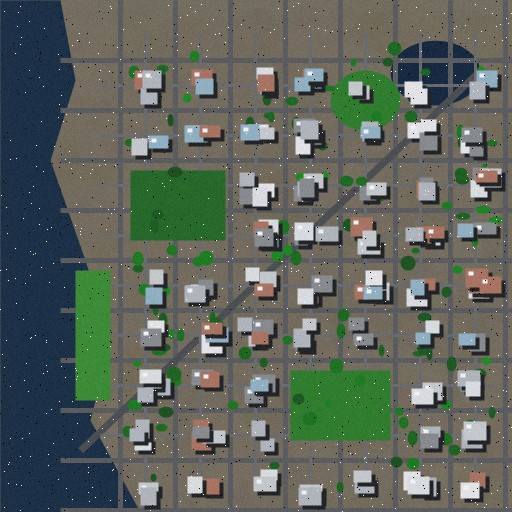
#> input picture satellite.jpg, 512 x 512 px, found by its file name
$ python main.py
#> lines starting #> are read from the running program, lines starting #| are printed output that depends on the picture
### python/pipeline.py
"""
Satellite Image Processing Pipeline
===================================
Core Digital Image Processing (DIP) pipeline implementing Algorithm 1:
- Image acquisition & grayscale preprocessing
- Adaptive Histogram Equalization (CLAHE)
- 2D Median filtering
- Canny edge detection
- Otsu & multi-class region segmentation (Vegetation, Water, Built-Up)
- Colour-coded composite map
- Spectral indices (NDVI, NDWI, VARI)
"""

import os
import numpy as np
from PIL import Image

try:
    import cv2
    HAS_CV2 = True
except ImportError:
    HAS_CV2 = False

class SatellitePipeline:
    def __init__(self):
        self.rgb = None
        self.gray = None
        self.enhanced = None
        self.filtered = None
        self.edges = None
        self.binary_otsu = None
        self.masks = {}
        self.composite = None
        self.channels = {}
        self.indices = {}

    def load_image(self, file_path: str) -> np.ndarray:
        """Load image file and maintain 3-channel RGB matrix."""
#> called with file_path = 'data/satellite.jpg'
        if not os.path.exists(file_path):
            raise FileNotFoundError(f"Image file not found: {file_path}")

        img = Image.open(file_path)
#> img is the input picture: PIL image 512x512 RGB; mean R, G, B 93.2, 101, 92.7
        if img.mode != 'RGB':
            img = img.convert('RGB')
        self.rgb = np.array(img, dtype=np.uint8)

        # Grayscale Conversion (Standard ITU-R BT.601-7 as used in MATLAB rgb2gray)
        # Y = 0.2989 R + 0.5870 G + 0.1140 B
        r = self.rgb[:, :, 0].astype(np.float64)
        g = self.rgb[:, :, 1].astype(np.float64)
        b = self.rgb[:, :, 2].astype(np.float64)
        self.gray = np.clip(0.2989 * r + 0.5870 * g + 0.1140 * b, 0, 255).astype(np.uint8)

        return self.rgb

    def enhance_contrast(self, clip_limit: float = 2.0, tile_size: tuple = (8, 8)) -> np.ndarray:
        """Adaptive Histogram Equalization (CLAHE) - Section IV.B."""
#> called with clip_limit = 2, tile_size = (8, 8)
        if self.gray is None:
            raise ValueError("Load an image before contrast enhancement.")

        if HAS_CV2:
            clahe = cv2.createCLAHE(clipLimit=clip_limit, tileGridSize=tile_size)
            self.enhanced = clahe.apply(self.gray)
        else:
            # Fallback local contrast stretch / histogram equalization
            flat = self.gray.flatten()
            hist, bins = np.histogram(flat, 256, [0, 256])
            cdf = hist.cumsum()
            cdf_normalized = cdf * float(hist.max()) / cdf.max()
            cdf_m = np.ma.masked_equal(cdf, 0)
            cdf_m = (cdf_m - cdf_m.min()) * 255 / (cdf_m.max() - cdf_m.min())
            cdf_final = np.ma.filled(cdf_m, 0).astype('uint8')
            self.enhanced = cdf_final[self.gray]

        return self.enhanced

    def reduce_noise(self, ksize: int = 3) -> np.ndarray:
        """2D Median Filtering - Section IV.C (Equation 1)."""
#> called with ksize = 3
        target = self.enhanced if self.enhanced is not None else self.gray
        if target is None:
            raise ValueError("Run preprocessing/enhancement first.")

        if HAS_CV2:
            self.filtered = cv2.medianBlur(target, ksize)
        else:
            # Native NumPy 2D median filter
            pad = ksize // 2
            padded = np.pad(target, pad, mode='edge')
            h, w = target.shape
            filtered = np.zeros_like(target)
            for i in range(h):
                for j in range(w):
                    window = padded[i:i + ksize, j:j + ksize]
                    filtered[i, j] = np.median(window)
            self.filtered = filtered

        return self.filtered

    def detect_edges(self, method: str = 'canny', low_thresh: int = 50, high_thresh: int = 150) -> np.ndarray:
        """Boundary detection using Canny operator - Section IV.D (Equation 2)."""
#> called with method = 'canny', low_thresh = 50, high_thresh = 150
        target = self.filtered if self.filtered is not None else self.gray
        if target is None:
            raise ValueError("Run noise reduction first.")

        if HAS_CV2 and method.lower() == 'canny':
            self.edges = cv2.Canny(target, low_thresh, high_thresh)
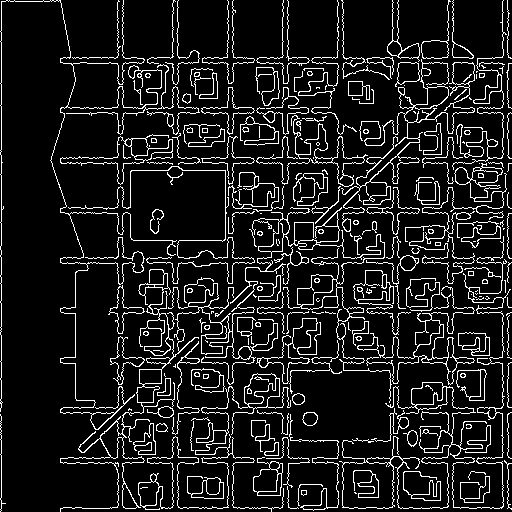
#> self.edges: shape (512, 512); 11.1% white in thin lines or dots
        else:
            # Sobel gradient approximation
            gy, gx = np.gradient(target.astype(np.float64))
            mag = np.hypot(gx, gy)
            mag = (mag / mag.max()) * 255.0
            self.edges = (mag > 40).astype(np.uint8) * 255

        return self.edges

    def segment_regions(self, veg_thresh: float = 0.06, water_max: int = 75, built_min: int = 150) -> dict:
        """Otsu thresholding + Multi-class Land-Cover Segmentation - Sections IV.E & VIII.C."""
#> called with veg_thresh = 0.06, water_max = 75, built_min = 150
        target = self.filtered if self.filtered is not None else self.gray
        if target is None:
            raise ValueError("Run noise reduction first.")

        # 1. Global Otsu Segmentation
        if HAS_CV2:
            _, self.binary_otsu = cv2.threshold(target, 0, 255, cv2.THRESH_BINARY + cv2.THRESH_OTSU)
        else:
            # Manual Otsu between-class variance maximization (Equation 4)
            hist, _ = np.histogram(target, bins=256, range=(0, 256))
            total_pix = target.size
            current_max, best_t = 0.0, 0
            w0, sum0 = 0.0, 0.0
            total_sum = np.dot(np.arange(256), hist)
            for t in range(256):
                w0 += hist[t]
                if w0 == 0: continue
                w1 = total_pix - w0
                if w1 == 0: break
                sum0 += t * hist[t]
                m0 = sum0 / w0
                m1 = (total_sum - sum0) / w1
                between_var = w0 * w1 * ((m0 - m1) ** 2)
                if between_var > current_max:
                    current_max = between_var
                    best_t = t
            self.binary_otsu = (target >= best_t).astype(np.uint8) * 255

        # 2. Multi-Class Region Segmentation (Section VIII.C, Fig. 5)
        r = self.rgb[:, :, 0].astype(np.float64)
        g = self.rgb[:, :, 1].astype(np.float64)
        b = self.rgb[:, :, 2].astype(np.float64)
        gray_dbl = target.astype(np.float64)

        # Vegetation: Green dominance index
        denom = (2.0 * g + r + b + 1e-5)
        green_excess = (2.0 * g - r - b) / denom
        mask_veg = (green_excess > veg_thresh) & (g > r) & (gray_dbl > 40)

        # Water: Dark intensity and blue absorption/reflectance
        mask_water = (gray_dbl < water_max) & (b >= r - 5) & (~mask_veg)

        # Built-up: High intensity concrete / commercial roofs
        mask_builtup = (gray_dbl >= built_min) & (~mask_water)

        mask_overlap = (mask_veg & mask_water) | (mask_veg & mask_builtup) | (mask_water & mask_builtup)

        self.masks = {
            "vegetation": mask_veg.astype(np.uint8) * 255,
            "water": mask_water.astype(np.uint8) * 255,
            "builtup": mask_builtup.astype(np.uint8) * 255,
            "overlap": mask_overlap.astype(np.uint8) * 255
        }

        # 3. Colour-Coded Composite Map (Section VIII.C, Fig. 6)
        bg = (gray_dbl * 0.45).astype(np.uint8)
        comp_r = bg.copy()
        comp_g = bg.copy()
        comp_b = bg.copy()

        # Water: Blue [0, 102, 238]
        comp_r[mask_water] = 0
        comp_g[mask_water] = 102
        comp_b[mask_water] = 238

        # Vegetation: Green [0, 204, 0]
        comp_r[mask_veg] = 0
        comp_g[mask_veg] = 204
        comp_b[mask_veg] = 0

        # Built-up: Orange-Red [238, 85, 34]
        comp_r[mask_builtup] = 238
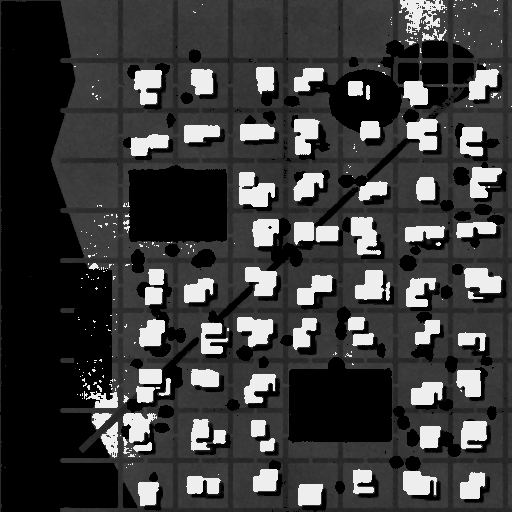
#> comp_r: shape (512, 512); min 0, max 238, mean 59
        comp_g[mask_builtup] = 85
        comp_b[mask_builtup] = 34

        # Overlap / Mixed Pixels: Magenta [220, 30, 220]
        comp_r[mask_overlap] = 220
        comp_g[mask_overlap] = 30
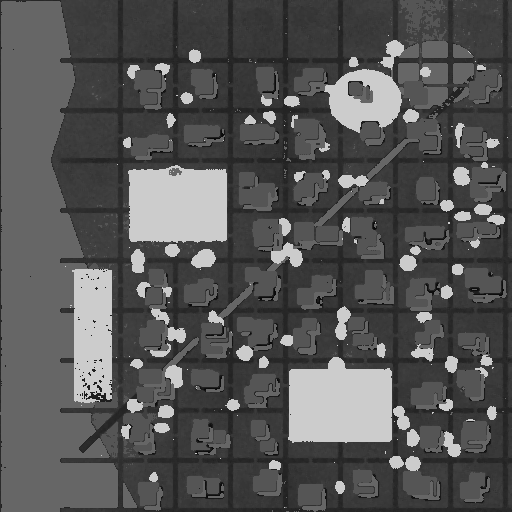
#> comp_g: shape (512, 512); min 8, max 204, mean 85.8
        comp_b[mask_overlap] = 220
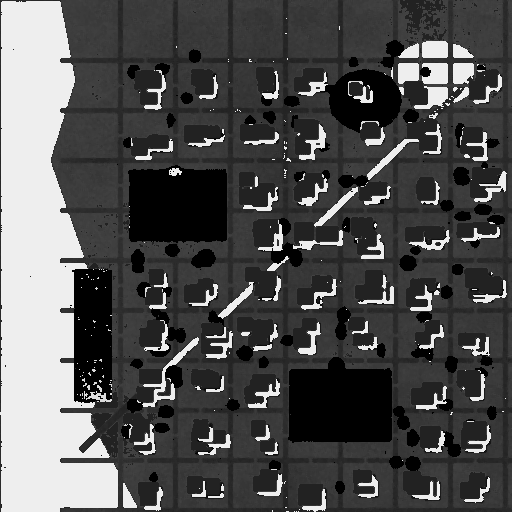
#> comp_b: shape (512, 512); min 0, max 238, mean 81.7

        self.composite = np.stack([comp_r, comp_g, comp_b], axis=2)
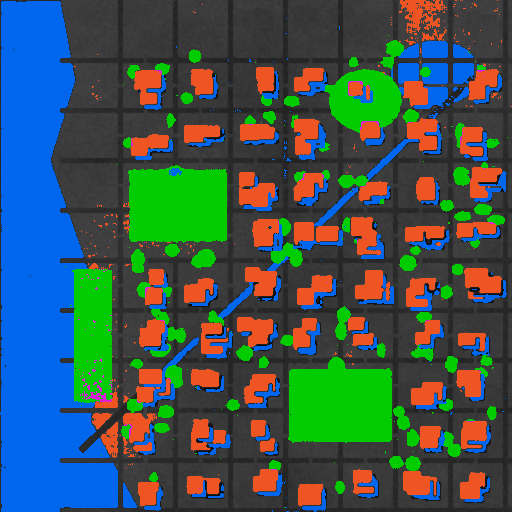
#> self.composite: shape (512, 512, 3); mean of channels 0, 1, 2 58.9, 85.8, 81.7; drawn as R, G, B
        return self.masks

    def separate_channels(self) -> dict:
        """Colour-Channel Separation (R, G, B Grayscale) - Section VIII.B, Fig. 4."""
        if self.rgb is None:
            raise ValueError("Load an image first.")
        self.channels = {
            "red": self.rgb[:, :, 0],
            "green": self.rgb[:, :, 1],
            "blue": self.rgb[:, :, 2]
        }
        return self.channels

    def compute_spectral_indices(self, nir: np.ndarray = None) -> dict:
        """Multispectral NDVI and NDWI calculation - Section XI (Equation 9)."""
        r = self.rgb[:, :, 0].astype(np.float64) / 255.0
        g = self.rgb[:, :, 1].astype(np.float64) / 255.0
        b = self.rgb[:, :, 2].astype(np.float64) / 255.0

        if nir is None:
            # Synthesize educational NIR band
            nir = np.clip(1.35 * g - 0.35 * r, 0.0, 1.0)
        else:
            nir = nir.astype(np.float64)
            if nir.max() > 1.0:
                nir /= 255.0

        eps = 1e-6
        # NDVI = (NIR - Red) / (NIR + Red)
        ndvi = (nir - r) / (nir + r + eps)
        ndvi = np.clip(ndvi, -1.0, 1.0)

        # NDWI = (Green - NIR) / (Green + NIR)
        ndwi = (g - nir) / (g + nir + eps)
        ndwi = np.clip(ndwi, -1.0, 1.0)

        self.indices = {
            "NDVI": ndvi,
            "NDWI": ndwi,
            "NIR": nir
        }
        return self.indices

### python/metrics.py
"""
Mathematical Model and Evaluation Formulae
==========================================
Implementation of MSE, RMSE, PSNR, and SSIM metrics as defined in
Section VI of the research paper: "Satellite Image Analysis Using Digital Image Processing Techniques"
Authors: B. Mani Babu (23BCE9116) & K. Charan Kumar (23BCE9182), VIT-AP University.
"""

import math
import numpy as np

def calculate_mse(reference: np.ndarray, processed: np.ndarray) -> float:
    """
    Mean Squared Error (MSE) - Equation (5):
    MSE = (1 / MN) * sum_{x=1}^M sum_{y=1}^N [f(x, y) - g(x, y)]^2
    """
    ref = np.asarray(reference, dtype=np.float64)
    proc = np.asarray(processed, dtype=np.float64)
    if ref.shape != proc.shape:
        raise ValueError(f"Shape mismatch: {ref.shape} vs {proc.shape}")
    return float(np.mean((ref - proc) ** 2))

def calculate_rmse(reference: np.ndarray, processed: np.ndarray) -> float:
    """
    Root Mean Squared Error (RMSE) - Equation (6):
    RMSE = sqrt(MSE)
    """
    return math.sqrt(calculate_mse(reference, processed))

def calculate_psnr(reference: np.ndarray, processed: np.ndarray, max_val: float = 255.0) -> float:
    """
    Peak Signal-to-Noise Ratio (PSNR) - Equation (7):
    PSNR = 10 * log10(MAX^2 / MSE) = 20 * log10(MAX / RMSE) (in decibels)
    """
    mse = calculate_mse(reference, processed)
    if mse == 0:
        return float('inf')
    return float(10.0 * math.log10((max_val ** 2) / mse))

def calculate_ssim(reference: np.ndarray, processed: np.ndarray, max_val: float = 255.0) -> float:
    """
    Structural Similarity Index (SSIM) - Equation (8):
    SSIM(x, y) = [(2*mu_x*mu_y + C1) * (2*sigma_xy + C2)] /
                 [(mu_x^2 + mu_y^2 + C1) * (sigma_x^2 + sigma_y^2 + C2)]
    """
    try:
        from skimage.metrics import structural_similarity as ssim
        ref = np.asarray(reference, dtype=np.float64)
        proc = np.asarray(processed, dtype=np.float64)
        if ref.ndim == 3:
            ref = np.mean(ref, axis=2)
        if proc.ndim == 3:
            proc = np.mean(proc, axis=2)
        return float(ssim(ref, proc, data_range=max_val))
    except ImportError:
        # Standalone manual SSIM fallback
        ref = np.asarray(reference, dtype=np.float64)
        proc = np.asarray(processed, dtype=np.float64)
        if ref.ndim == 3:
            ref = np.mean(ref, axis=2)
        if proc.ndim == 3:
            proc = np.mean(proc, axis=2)

        k1, k2 = 0.01, 0.03
        c1 = (k1 * max_val) ** 2
        c2 = (k2 * max_val) ** 2

        mu_x = float(np.mean(ref))
        mu_y = float(np.mean(proc))
        sigma_sq_x = float(np.var(ref))
        sigma_sq_y = float(np.var(proc))
        sigma_xy = float(np.mean((ref - mu_x) * (proc - mu_y)))

        numerator = (2.0 * mu_x * mu_y + c1) * (2.0 * sigma_xy + c2)
        denominator = (mu_x**2 + mu_y**2 + c1) * (sigma_sq_x + sigma_sq_y + c2)
        return float(numerator / denominator)

def verify_worked_arithmetic_example() -> dict:
    """
    Validates the worked example presented in Section VI.B, VI.C, and VI.D of the paper:
    f = [100, 120, 140, 160]
    g = [102, 118, 143, 157]
    Expected: MSE = 6.5, RMSE = sqrt(6.5) ~ 2.55, PSNR = 10 * log10(65025/6.5) ~ 40.0 dB
    """
    f = np.array([100, 120, 140, 160], dtype=np.float64)
    g = np.array([102, 118, 143, 157], dtype=np.float64)

    diff = f - g
    sq_diff = diff ** 2
    sum_sq = float(np.sum(sq_diff))
    mse = float(np.mean(sq_diff))
    rmse = math.sqrt(mse)
    psnr = 10.0 * math.log10((255.0 ** 2) / mse)

    return {
        "reference": f.tolist(),
        "processed": g.tolist(),
        "differences": diff.tolist(),
        "squared_differences": sq_diff.tolist(),
        "sum_squared": sum_sq,
        "MSE": mse,
        "RMSE": rmse,
        "PSNR": psnr,
        "verified": (abs(mse - 6.5) < 1e-6 and abs(rmse - math.sqrt(6.5)) < 1e-4 and abs(psnr - 40.0006) < 1e-2)
    }

# [5 lines that do not run on import are left out]

### python/main.py
"""
Master Execution Script (Python Implementation)
===============================================
Satellite Image Analysis Using Digital Image Processing Techniques
Authors: B. Mani Babu (23BCE9116) & K. Charan Kumar (23BCE9182), VIT-AP University.

Usage:
    python main.py
"""

import os
import sys
import numpy as np
from PIL import Image

# Ensure local imports work cleanly
script_dir = os.path.dirname(os.path.abspath(__file__))
sys.path.insert(0, script_dir)

from pipeline import SatellitePipeline
from metrics import calculate_mse, calculate_rmse, calculate_psnr, calculate_ssim, verify_worked_arithmetic_example

def run_project():
    print("=" * 70)
    print("  SATELLITE IMAGE ANALYSIS USING DIGITAL IMAGE PROCESSING TECHNIQUES  ")
    print("  VIT-AP University | Authors: B. Mani Babu & K. Charan Kumar       ")
    print("=" * 70)

    # 1. Verification of Worked Arithmetic Example (Sec. VI.B-D)
    print("\n--- Verifying Published Arithmetic Example (Section VI.B-D) ---")
    chk = verify_worked_arithmetic_example()
    print(f"  Reference vector:          {chk['reference']}")
    print(f"  Processed vector:          {chk['processed']}")
    print(f"  Differences:               {chk['differences']}")
    print(f"  Squared differences:       {chk['squared_differences']}")
    print(f"  Sum of squared error:      {chk['sum_squared']}")
    print(f"  Calculated MSE:            {chk['MSE']:.4f} (Expected: 6.5)")
    print(f"  Calculated RMSE:           {chk['RMSE']:.4f} (Expected: ~2.55)")
    print(f"  Calculated PSNR:           {chk['PSNR']:.2f} dB (Expected: ~40.0 dB)")
    print(f"  Status:                    {'PASSED [OK]' if chk['verified'] else 'FAILED'}")

    # 2. Locate Data & Setup Output Directory
    data_dir = os.path.abspath(os.path.join(script_dir, "..", "data"))
    output_dir = os.path.abspath(os.path.join(script_dir, "..", "outputs"))
    os.makedirs(output_dir, exist_ok=True)

    input_img_path = os.path.join(data_dir, "satellite.jpg")
    if not os.path.exists(input_img_path):
        input_img_path = os.path.join(script_dir, "satellite.jpg")
        if not os.path.exists(input_img_path):
            input_img_path = os.path.abspath(os.path.join(script_dir, "..", "satellite.jpg"))

    clean_ref_path = os.path.join(data_dir, "satellite_clean.png")

    pipe = SatellitePipeline()

    print(f"\n[1/6] Loading input satellite scene from: {input_img_path}")
    rgb = pipe.load_image(input_img_path)
    Image.fromarray(rgb).save(os.path.join(output_dir, "fig3_original.png"))
    Image.fromarray(pipe.gray).save(os.path.join(output_dir, "grayscale.png"))

    print("[2/6] Applying CLAHE contrast enhancement...")
    enh = pipe.enhance_contrast(clip_limit=2.0)
    Image.fromarray(enh).save(os.path.join(output_dir, "enhanced.png"))

    print("[3/6] Applying 2D median filtering (window: 3x3)...")
    filt = pipe.reduce_noise(ksize=3)
    Image.fromarray(filt).save(os.path.join(output_dir, "filtered.png"))

    print("[4/6] Locating boundaries with Canny edge operator...")
    edges = pipe.detect_edges(method="canny")
    Image.fromarray(edges).save(os.path.join(output_dir, "edges.png"))
    Image.fromarray(edges).save(os.path.join(output_dir, "edges_canny.png"))

    print("[5/6] Segmenting regions (Otsu + Vegetation/Water/Built-up)...")
    masks = pipe.segment_regions(veg_thresh=0.06, water_max=75, built_min=150)
#> masks = 4 items
    Image.fromarray(pipe.binary_otsu).save(os.path.join(output_dir, "binary.png"))
    Image.fromarray(masks["vegetation"]).save(os.path.join(output_dir, "mask_vegetation.png"))
    Image.fromarray(masks["water"]).save(os.path.join(output_dir, "mask_water.png"))
    Image.fromarray(masks["builtup"]).save(os.path.join(output_dir, "mask_builtup.png"))
    Image.fromarray(pipe.composite).save(os.path.join(output_dir, "composite_landcover.png"))

    print("[6/6] Separating colour channels (R, G, B)...")
    channels = pipe.separate_channels()
#> channels = 3 items
    Image.fromarray(channels["red"]).save(os.path.join(output_dir, "channel_red.png"))
    Image.fromarray(channels["green"]).save(os.path.join(output_dir, "channel_green.png"))
    Image.fromarray(channels["blue"]).save(os.path.join(output_dir, "channel_blue.png"))

    # Multispectral indices
    indices = pipe.compute_spectral_indices()
#> in compute_spectral_indices, `ndwi = (g - nir) / (g + nir + eps)`:
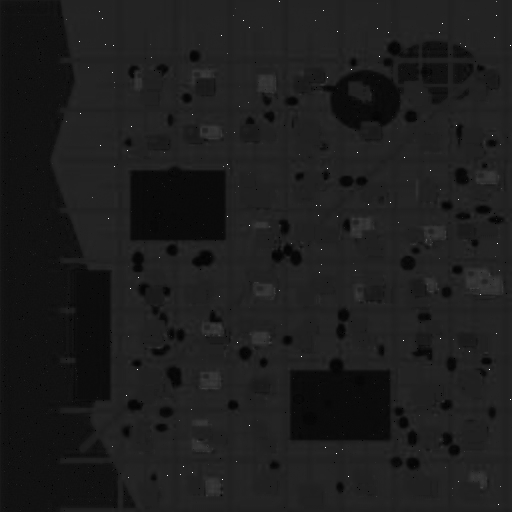
#> ndwi: shape (512, 512) float64; min -0.149, max 1, mean -0.0157; drawn with min black and max white
#> indices = 3 items
    ndvi_scaled = ((indices["NDVI"] + 1.0) * 127.5).astype(np.uint8)
    ndwi_scaled = ((indices["NDWI"] + 1.0) * 127.5).astype(np.uint8)
    Image.fromarray(ndvi_scaled).save(os.path.join(output_dir, "ndvi_map.png"))
    Image.fromarray(ndwi_scaled).save(os.path.join(output_dir, "ndwi_map.png"))

    # 3. Quantitative Evaluation Metrics
    print("\n" + "=" * 70)
    print("  QUANTITATIVE QUALITY EVALUATION RESULTS (Section VI)  ")
    print("=" * 70)

    if os.path.exists(clean_ref_path):
        clean_img = np.array(Image.open(clean_ref_path).convert('L'))
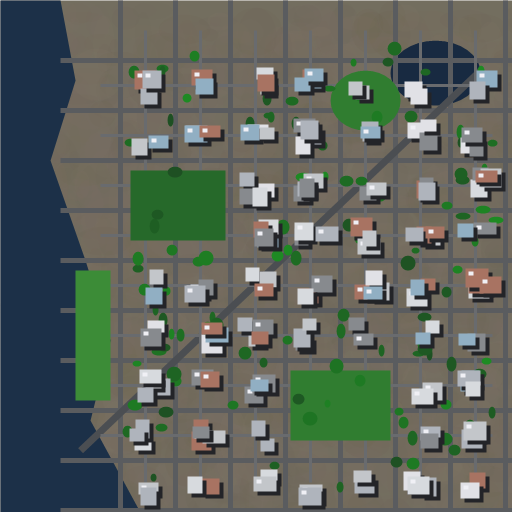
#> input picture data/satellite_clean.png, 512 x 512 px

        mse_noisy = calculate_mse(clean_img, pipe.gray)
#> mse_noisy = 122.2
        rmse_noisy = calculate_rmse(clean_img, pipe.gray)
#> rmse_noisy = 11.05
        psnr_noisy = calculate_psnr(clean_img, pipe.gray)
#> in calculate_psnr, `mse = calculate_mse(reference, processed)`: mse = 122.2
#> psnr_noisy = 27.26
        ssim_noisy = calculate_ssim(clean_img, pipe.gray)
#> ssim_noisy = 0.775

        mse_filt = calculate_mse(clean_img, pipe.filtered)
#> mse_filt = 414.8
        rmse_filt = calculate_rmse(clean_img, pipe.filtered)
#> rmse_filt = 20.37
        psnr_filt = calculate_psnr(clean_img, pipe.filtered)
#> psnr_filt = 21.95
        ssim_filt = calculate_ssim(clean_img, pipe.filtered)
#> ssim_filt = 0.812

        mse_enh = calculate_mse(pipe.gray, pipe.enhanced)
#> mse_enh = 444.2
        rmse_enh = calculate_rmse(pipe.gray, pipe.enhanced)
#> rmse_enh = 21.08
        psnr_enh = calculate_psnr(pipe.gray, pipe.enhanced)
#> psnr_enh = 21.65
        ssim_enh = calculate_ssim(pipe.gray, pipe.enhanced)
#> ssim_enh = 0.843

        print(f"{'Evaluation Stage':<32} | {'MSE':<10} | {'RMSE':<10} | {'PSNR (dB)':<10} | {'SSIM':<8}")
        print("-" * 75)
        print(f"{'Noisy Input vs Clean Ref':<32} | {mse_noisy:<10.3f} | {rmse_noisy:<10.3f} | {psnr_noisy:<10.2f} | {ssim_noisy:<8.4f}")
#| Noisy Input vs Clean Ref         | 122.161    | 11.053     | 27.26      | 0.7749
        print(f"{'Median Filtered vs Clean Ref':<32} | {mse_filt:<10.3f} | {rmse_filt:<10.3f} | {psnr_filt:<10.2f} | {ssim_filt:<8.4f}")
#| Median Filtered vs Clean Ref     | 414.810    | 20.367     | 21.95      | 0.8122
        print(f"{'Enhanced vs Input (Sec. VI.F)':<32} | {mse_enh:<10.3f} | {rmse_enh:<10.3f} | {psnr_enh:<10.2f} | {ssim_enh:<8.4f}")
#| Enhanced vs Input (Sec. VI.F)    | 444.244    | 21.077     | 21.65      | 0.8433

        # Save metrics CSV
        csv_path = os.path.join(output_dir, "metrics_summary.csv")
        with open(csv_path, "w") as f:
            f.write("Stage,MSE,RMSE,PSNR,SSIM\n")
            f.write(f"Noisy Input vs Clean Ref,{mse_noisy:.4f},{rmse_noisy:.4f},{psnr_noisy:.4f},{ssim_noisy:.4f}\n")
            f.write(f"Median Filtered vs Clean Ref,{mse_filt:.4f},{rmse_filt:.4f},{psnr_filt:.4f},{ssim_filt:.4f}\n")
            f.write(f"Enhanced vs Input,{mse_enh:.4f},{rmse_enh:.4f},{psnr_enh:.4f},{ssim_enh:.4f}\n")
        print(f"\nMetrics table exported to: {csv_path}")
    else:
        print("Clean reference image not found. Calculating filter distortion:")
        mse = calculate_mse(pipe.gray, pipe.filtered)
        rmse = calculate_rmse(pipe.gray, pipe.filtered)
        psnr = calculate_psnr(pipe.gray, pipe.filtered)
        ssim = calculate_ssim(pipe.gray, pipe.filtered)
        print(f"  MSE:  {mse:.4f}")
        print(f"  RMSE: {rmse:.4f}")
        print(f"  PSNR: {psnr:.2f} dB")
        print(f"  SSIM: {ssim:.4f}")

    print(f"\nAll intermediate and final outputs saved to: {output_dir}")
    print("Pipeline execution completed successfully!\n")

if __name__ == "__main__":
    run_project()
